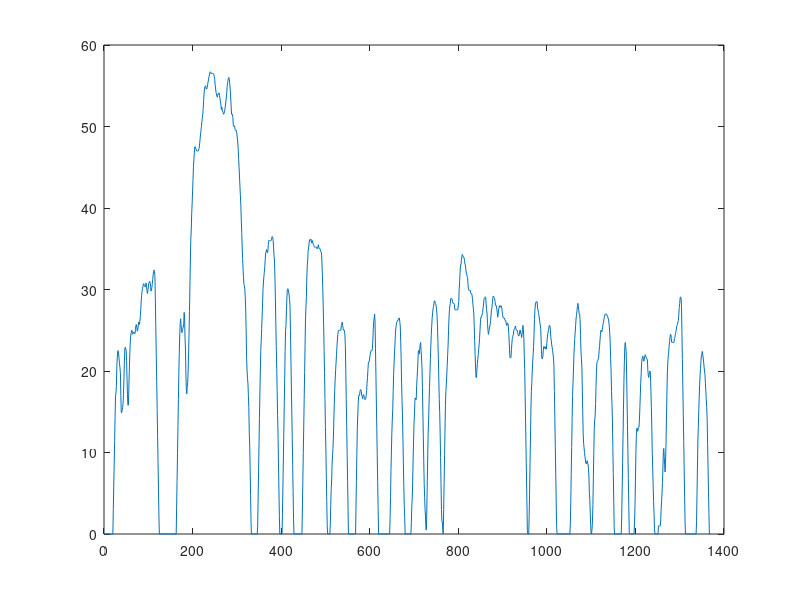

Here is the MATLAB script that generated this plot:
time = (0:1:1369)';
urban_epa = [0
0
0
0
0
0
0
0
0
0
0
0
0
0
0
0
0
0
0
0
0
3
5.9
8.6
11.5
14.3
16.9
17.3
18.1
20.7
21.7
22.4
22.5
22.1
21.5
20.9
20.4
19.8
17
14.9
14.9
15.2
15.5
16
17.1
19.1
21.1
22.7
22.9
22.7
22.6
21.3
19
17.1
15.8
15.8
17.7
19.8
21.6
23.2
24.2
24.6
24.9
25
24.6
24.5
24.7
24.8
24.7
24.6
24.6
25.1
25.6
25.7
25.4
24.9
25
25.4
26
26
25.7
26.1
26.7
27.5
28.6
29.3
29.8
30.1
30.4
30.7
30.7
30.5
30.4
30.3
30.4
30.8
30.4
29.9
29.5
29.8
30.3
30.7
30.9
31
30.9
30.4
29.8
29.9
30.2
30.7
31.2
31.8
32.2
32.4
32.2
31.7
28.6
25.3
22
18.7
15.4
12.1
8.8
5.5
2.2
0
0
0
0
0
0
0
0
0
0
0
0
0
0
0
0
0
0
0
0
0
0
0
0
0
0
0
0
0
0
0
0
0
0
0
0
0
0
0
3.3
6.6
9.9
13.2
16.5
19.8
22.2
24.3
25.8
26.4
25.7
25.1
24.7
25
25.2
25.4
25.8
27.2
26.5
24
22.7
19.4
17.7
17.2
18.1
18.6
20
22.2
24.5
27.3
30.5
33.5
36.2
37.3
39.3
40.5
42.1
43.5
45.1
46
46.8
47.5
47.5
47.3
47.2
47
47
47
47
47
47.2
47.4
47.9
48.5
49.1
49.5
50
50.6
51
51.5
52.2
53.2
54.1
54.6
54.9
55
54.9
54.6
54.6
54.8
55.1
55.5
55.7
56.1
56.3
56.6
56.7
56.7
56.5
56.5
56.5
56.5
56.5
56.5
56.4
56.1
55.8
55.1
54.6
54.2
54
53.7
53.6
53.9
54
54.1
54.1
53.8
53.4
53
52.6
52.1
52.4
52
51.9
51.7
51.5
51.6
51.8
52.1
52.5
53
53.5
54
54.9
55.4
55.6
56
56
55.8
55.2
54.5
53.6
52.5
51.5
51.5
51.5
51.1
50.1
50
50.1
50
49.6
49.5
49.5
49.5
49.1
48.6
48.1
47.2
46.1
45
43.8
42.6
41.5
40.3
38.5
37
35.2
33.8
32.5
31.5
30.6
30.5
30
29
27.5
24.8
21.5
20.1
19.1
18.5
17
15.5
12.5
10.8
8
4.7
1.4
0
0
0
0
0
0
0
0
0
0
0
0
0
0
1
4.3
7.6
10.9
14.2
17.3
20
22.5
23.7
25.2
26.6
28.1
30
30.8
31.6
32.1
32.8
33.6
34.5
34.6
34.9
34.8
34.5
34.7
35.5
36
36
36
36
36
36
36.1
36.4
36.5
36.4
36
35.1
34.1
33.5
31.4
29
25.7
23
20.3
17.5
14.5
12
8.7
5.4
2.1
0
0
0
0
0
0
2.6
5.9
9.2
12.5
15.8
19.1
22.4
25
25.6
27.5
29
30
30.1
30
29.7
29.3
28.8
28
25
21.7
18.4
15.1
11.8
8.5
5.2
1.9
0
0
0
0
0
0
0
0
0
0
0
0
0
0
0
0
0
0
0
3.3
6.6
9.9
13.2
16.5
19.8
23.1
26.4
27.8
29.1
31.5
33
33.6
34.8
35.1
35.6
36.1
36
36.1
36.2
36
35.7
36
36
35.6
35.5
35.4
35.2
35.2
35.2
35.2
35.2
35.2
35
35.1
35.2
35.5
35.2
35
35
35
34.8
34.6
34.5
33.5
32
30.1
28
25.5
22.5
19.8
16.5
13.2
10.3
7.2
4
1
0
0
0
0
0
0
1.2
3.5
5.5
6.5
8.5
9.6
10.5
11.9
14
16
17.7
19
20.1
21
22
23
23.8
24.5
24.9
25
25
25
25
25
25
25.6
25.8
26
25.6
25.2
25
25
25
24.4
23.1
19.8
16.5
13.2
9.9
6.6
3.3
0
0
0
0
0
0
0
0
0
0
0
0
0
0
0
0
0
3.3
6.6
9.9
13
14.6
16
17
17
17
17.5
17.7
17.7
17.5
17
16.9
16.6
17
17.1
17
16.6
16.5
16.5
16.6
17
17.6
18.5
19.2
20.2
21
21.1
21.2
21.6
22
22.4
22.5
22.5
22.5
22.7
23.7
25.1
26
26.5
27
26.1
22.8
19.5
16.2
12.9
9.6
6.3
3
0
0
0
0
0
0
0
0
0
0
0
0
0
0
0
0
0
0
0
0
0
0
0
0
0
0
2
4.5
7.8
10.2
12.5
14
15.3
17.5
19.6
21
22.2
23.3
24.5
25.3
25.6
26
26.1
26.2
26.2
26.4
26.5
26.5
26
25.5
23.6
21.4
18.5
16.4
14.5
11.6
8.7
5.8
3.5
2
0
0
0
0
0
0
0
0
0
0
0
0
0
0
1.4
3.3
4.4
6.5
9.2
11.3
13.5
14.6
16.4
16.7
16.5
16.5
18.2
19.2
20.1
21.5
22.5
22.5
22.1
22.7
23.3
23.5
22.5
21.6
20.5
18
15
12
9
6.2
4.5
3
2.1
0.5
0.5
3.2
6.5
9.6
12.5
14
16
18
19.6
21.5
23.1
24.5
25.5
26.5
27.1
27.6
27.9
28.3
28.6
28.6
28.3
28.2
28
27.5
26.8
25.5
23.5
21.5
19
16.5
14.9
12.5
9.4
6.2
3
1.5
1.5
0.5
0
3
6.3
9.6
12.9
15.8
17.5
18.4
19.5
20.7
22
23.2
25
26.5
27.5
28
28.3
28.9
28.9
28.9
28.8
28.5
28.3
28.3
28.3
28.2
27.6
27.5
27.5
27.5
27.5
27.5
27.5
27.6
28
28.5
30
31
32
33
33
33.6
34
34.3
34.2
34
34
33.9
33.6
33.1
33
32.5
32
31.9
31.6
31.5
30.6
30
29.9
29.9
29.9
29.9
29.6
29.5
29.5
29.3
28.9
28.2
27.7
27
25.5
23.7
22
20.5
19.2
19.2
20.1
20.9
21.4
22
22.6
23.2
24
25
26
26.6
26.6
26.8
27
27.2
27.8
28.1
28.8
28.9
29
29.1
29
28.1
27.5
27
25.8
25
24.5
24.8
25.1
25.5
25.7
26.2
26.9
27.5
27.8
28.4
29
29.2
29.1
29
28.9
28.5
28.1
28
28
27.6
27.2
26.6
27
27.5
27.8
28
27.8
28
28
28
27.7
27.4
26.9
26.6
26.5
26.5
26.5
26.3
26.2
26.2
25.9
25.6
25.6
25.9
25.8
25.5
24.6
23.5
22.2
21.6
21.6
21.7
22.6
23.4
24
24.2
24.4
24.9
25.1
25.2
25.3
25.5
25.2
25
25
25
24.7
24.5
24.3
24.3
24.5
25
25
24.6
24.6
24.1
24.5
25.1
25.6
25.1
24
22
20.1
16.9
13.6
10.3
7
3.7
0.4
0
0
0
2
5.3
8.6
11.9
15.2
17.5
18.6
20
21.1
22
23
24.5
26.3
27.5
28.1
28.4
28.5
28.5
28.5
27.7
27.5
27.2
26.8
26.5
26
25.7
25.2
24
22
21.5
21.5
21.8
22.5
23
22.8
22.8
23
22.7
22.7
22.7
23.5
24
24.6
24.8
25.1
25.5
25.6
25.5
25
24.1
23.7
23.2
22.9
22.5
22
21.6
20.5
17.5
14.2
10.9
7.6
4.3
1
0
0
0
0
0
0
0
0
0
0
0
0
0
0
0
0
0
0
0
0
0
0
0
0
0
0
0
0
0
0
1.2
4
7.3
10.6
13.9
17
18.5
20
21.8
23
24
24.8
25.6
26.5
26.8
27.4
27.9
28.3
28
27.5
27
27
26.3
24.5
22.5
21.5
20.6
18
15
12.3
11.1
10.6
10
9.5
9.1
8.7
8.6
8.8
9
8.7
8.6
8
7
5
4.2
2.6
1
0
0.1
0.6
1.6
3.6
6.9
10
12.8
14
14.5
16
18.1
20
21
21.2
21.3
21.4
21.7
22.5
23
23.8
24.5
25
24.9
24.8
25
25.4
25.8
26
26.4
26.6
26.9
27
27
27
26.9
26.8
26.8
26.5
26.4
26
25.5
24.6
23.5
21.5
20
17.5
16
14
10.7
7.4
4.1
0.8
0
0
0
0
0
0
0
0
0
0
0
0
0
0
0
0
2.1
5.4
8.7
12
15.3
18.6
21.1
23
23.5
23
22.5
20
16.7
13.4
10.1
6.8
3.5
0.2
0
0
0
0
0
0
0
0
0
0
0.2
1.5
3.5
6.5
9.8
12
12.9
13
12.6
12.8
13.1
13.1
14
15.5
17
18.6
19.7
21
21.5
21.8
21.8
21.5
21.2
21.5
21.8
22
21.9
21.7
21.5
21.5
21.4
20.1
19.5
19.2
19.6
19.8
20
19.5
17.5
15.5
13
10
8
6
4
2.5
0.7
0
0
0
0
0
0
0
0
1
1
1
1
1
1.6
3
4
5
6.3
8
10
10.5
9.5
8.5
7.6
8.8
11
14
17
19.5
21
21.8
22.2
23
23.6
24.1
24.5
24.5
24
23.5
23.5
23.5
23.5
23.5
23.5
24
24.1
24.5
24.7
25
25.4
25.6
25.7
26
26.2
27
27.8
28.3
29
29.1
29
28
24.7
21.4
18.1
14.8
11.5
8.2
4.9
1.6
0
0
0
0
0
0
0
0
0
0
0
0
0
0
0
0
0
0
0
0
0
0
0
0
0
1.5
4.8
8.1
11.4
13.2
15.1
16.8
18.3
19.5
20.3
21.3
21.9
22.1
22.4
22
21.6
21.1
20.5
20
19.6
18.5
17.5
16.5
15.5
14
11
8
5.2
2.5
0
0
0];


plot(time, urban_epa)



